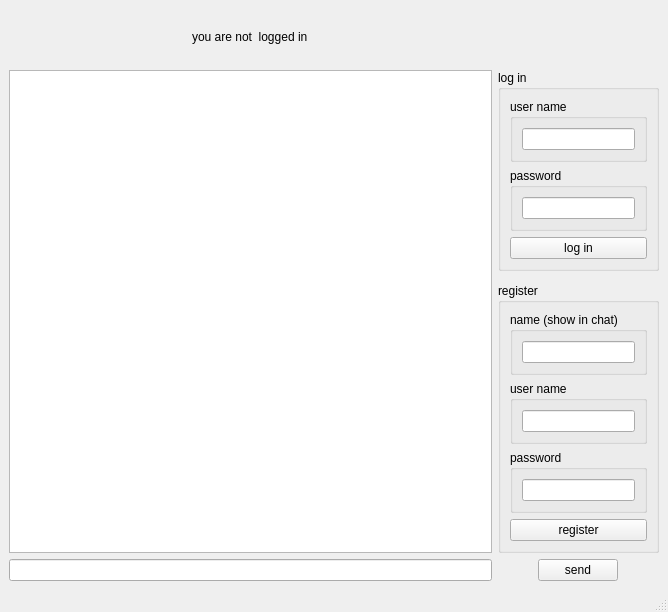
<?xml version="1.0" encoding="UTF-8"?>
<ui version="4.0">
 <class>MainWindow</class>
 <widget class="QMainWindow" name="MainWindow">
  <property name="geometry">
   <rect>
    <x>0</x>
    <y>0</y>
    <width>668</width>
    <height>612</height>
   </rect>
  </property>
  <property name="windowTitle">
   <string>MainWindow</string>
  </property>
  <widget class="QWidget" name="centralwidget">
   <layout class="QGridLayout" name="gridLayout" rowstretch="10,20,0,0,0" columnstretch="5,0">
    <item row="3" column="1">
     <widget class="QGroupBox" name="groupBox">
      <property name="sizePolicy">
       <sizepolicy hsizetype="Preferred" vsizetype="Preferred">
        <horstretch>0</horstretch>
        <verstretch>1</verstretch>
       </sizepolicy>
      </property>
      <property name="title">
       <string>register</string>
      </property>
      <layout class="QVBoxLayout" name="verticalLayout_2">
       <item>
        <widget class="QGroupBox" name="groupBox_7">
         <property name="title">
          <string>name (show in chat)</string>
         </property>
         <layout class="QVBoxLayout" name="verticalLayout_5">
          <item>
           <widget class="QLineEdit" name="registerName"/>
          </item>
         </layout>
        </widget>
       </item>
       <item>
        <widget class="QGroupBox" name="groupBox_6">
         <property name="title">
          <string>user name</string>
         </property>
         <layout class="QVBoxLayout" name="verticalLayout_6">
          <item>
           <widget class="QLineEdit" name="registerUserName"/>
          </item>
         </layout>
        </widget>
       </item>
       <item>
        <widget class="QGroupBox" name="groupBox_5">
         <property name="title">
          <string>password</string>
         </property>
         <layout class="QVBoxLayout" name="verticalLayout_7">
          <item>
           <widget class="QLineEdit" name="registerPassWord"/>
          </item>
         </layout>
        </widget>
       </item>
       <item>
        <widget class="QPushButton" name="regBtn">
         <property name="text">
          <string>register</string>
         </property>
        </widget>
       </item>
      </layout>
     </widget>
    </item>
    <item row="4" column="0">
     <widget class="QLineEdit" name="sendLine"/>
    </item>
    <item row="1" column="0" rowspan="3">
     <widget class="QTextEdit" name="msg_veiw">
      <property name="readOnly">
       <bool>true</bool>
      </property>
     </widget>
    </item>
    <item row="1" column="1">
     <widget class="QGroupBox" name="groupBox_2">
      <property name="sizePolicy">
       <sizepolicy hsizetype="Preferred" vsizetype="Preferred">
        <horstretch>0</horstretch>
        <verstretch>1</verstretch>
       </sizepolicy>
      </property>
      <property name="title">
       <string>log in</string>
      </property>
      <layout class="QVBoxLayout" name="verticalLayout">
       <item>
        <widget class="QGroupBox" name="groupBox_4">
         <property name="title">
          <string>user name</string>
         </property>
         <layout class="QVBoxLayout" name="verticalLayout_3">
          <item>
           <widget class="QLineEdit" name="loginUserName"/>
          </item>
         </layout>
        </widget>
       </item>
       <item>
        <widget class="QGroupBox" name="groupBox_3">
         <property name="title">
          <string>password</string>
         </property>
         <layout class="QVBoxLayout" name="verticalLayout_4">
          <item>
           <widget class="QLineEdit" name="loginPassWord"/>
          </item>
         </layout>
        </widget>
       </item>
       <item>
        <widget class="QPushButton" name="logBtn">
         <property name="text">
          <string>log in</string>
         </property>
        </widget>
       </item>
      </layout>
     </widget>
    </item>
    <item row="4" column="1" alignment="Qt::AlignHCenter">
     <widget class="QPushButton" name="sendBtn">
      <property name="sizePolicy">
       <sizepolicy hsizetype="Fixed" vsizetype="Fixed">
        <horstretch>0</horstretch>
        <verstretch>1</verstretch>
       </sizepolicy>
      </property>
      <property name="text">
       <string>send</string>
      </property>
     </widget>
    </item>
    <item row="0" column="0" alignment="Qt::AlignHCenter">
     <widget class="QLabel" name="status">
      <property name="text">
       <string>you are not  logged in</string>
      </property>
     </widget>
    </item>
   </layout>
  </widget>
  <widget class="QMenuBar" name="menubar">
   <property name="geometry">
    <rect>
     <x>0</x>
     <y>0</y>
     <width>668</width>
     <height>22</height>
    </rect>
   </property>
  </widget>
  <widget class="QStatusBar" name="statusbar"/>
 </widget>
 <resources/>
 <connections/>
</ui>
